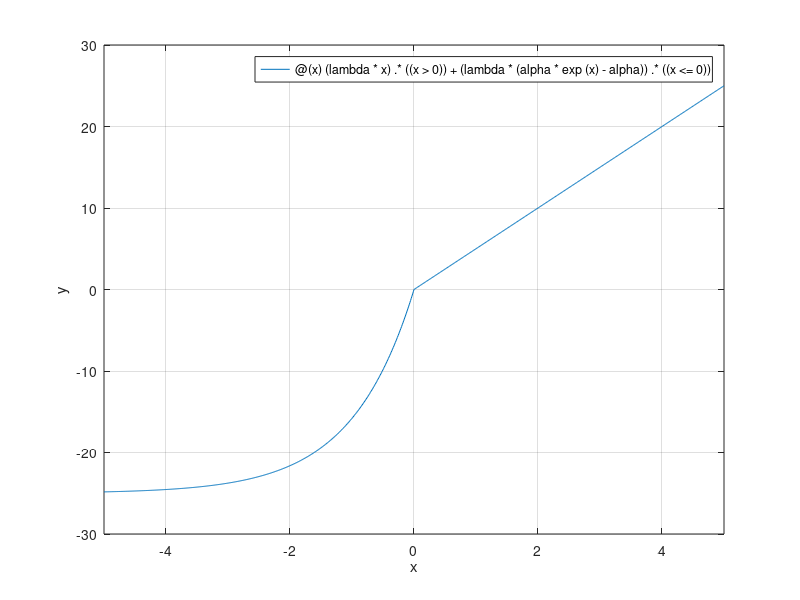

This figure's MATLAB source:
%SELU function
x = -10:0.01:10;
lambda = input('Enter the value of lambda');
alpha = input('Enter the value of alpha');
y = @(x) (lambda*x).*((x > 0)) + (lambda*(alpha*exp(x)-alpha)).*((x <= 0)) ;
fplot(y);
xlabel('x');
ylabel('y');
grid on
